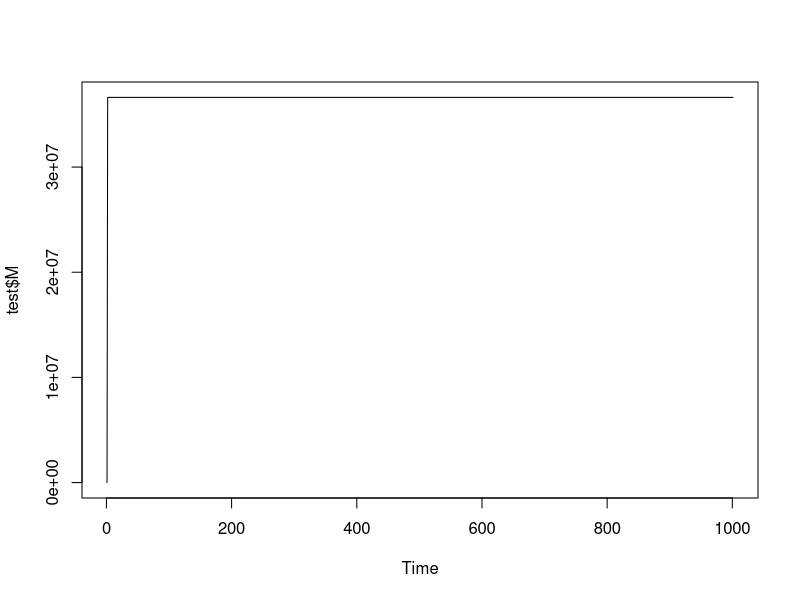
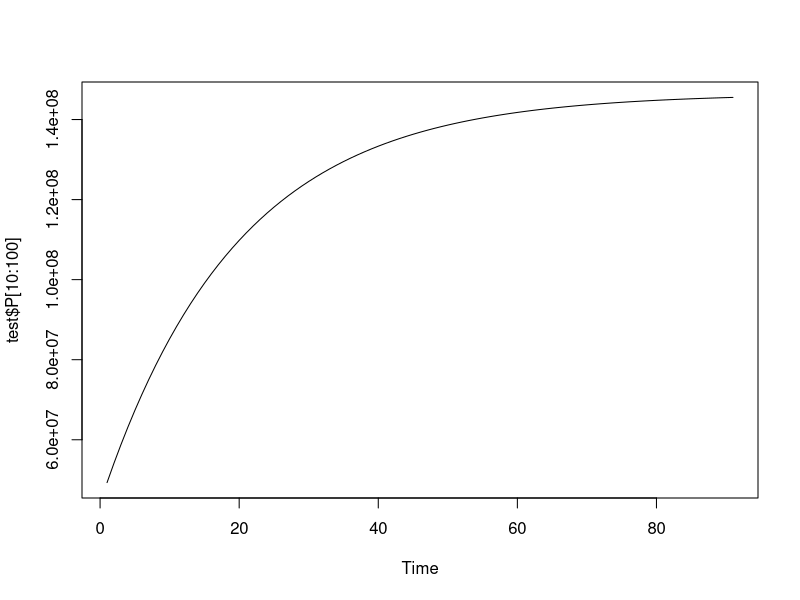
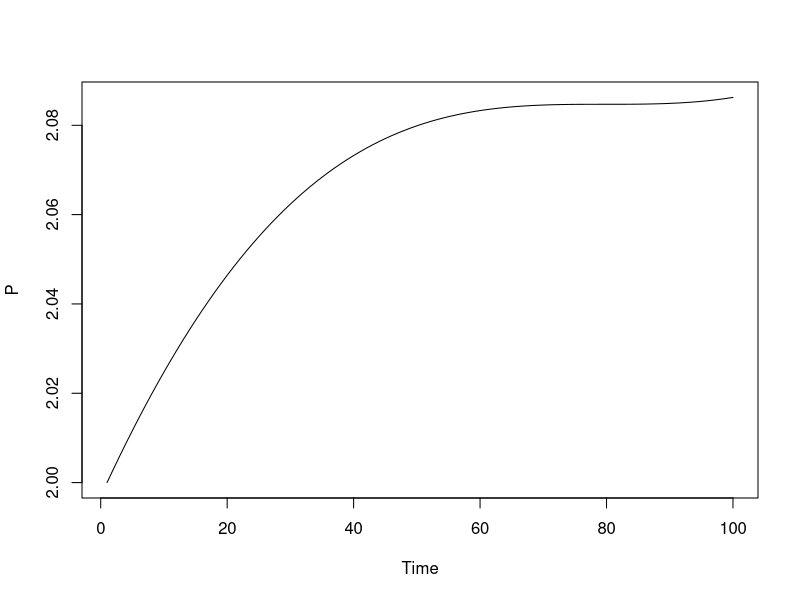
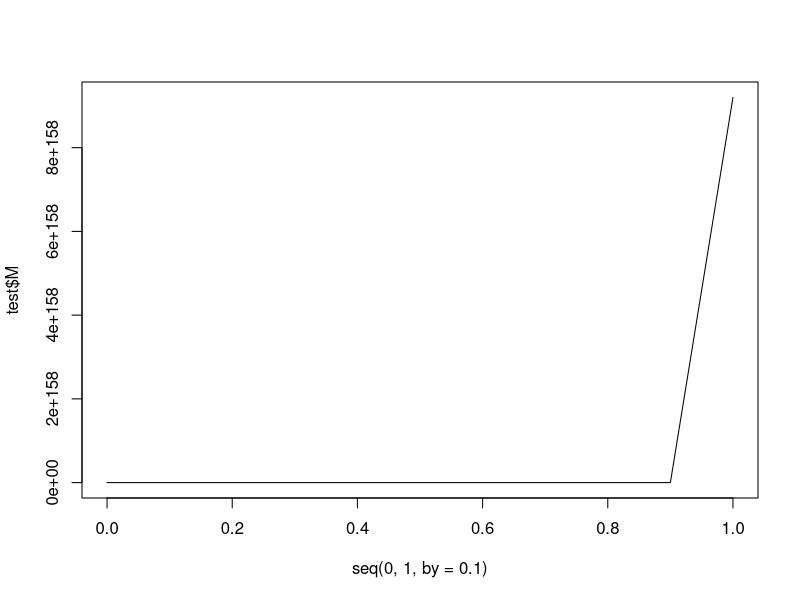
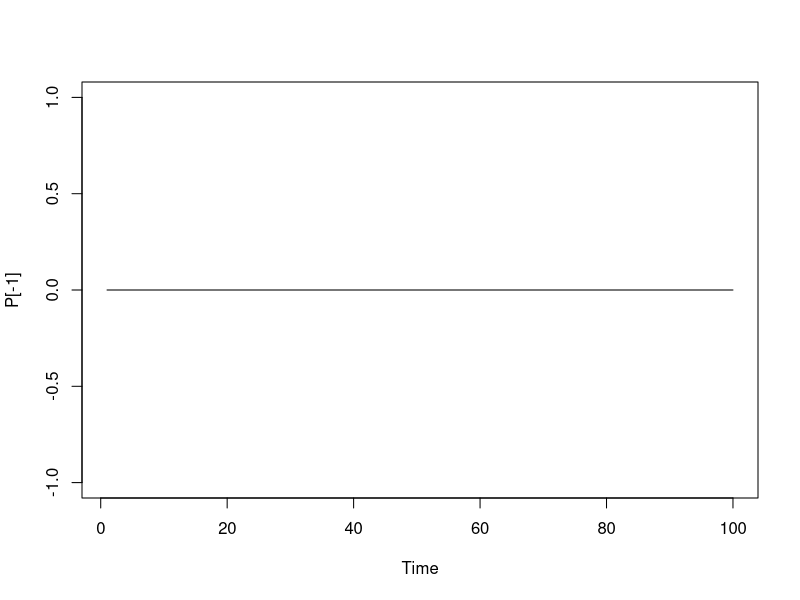

Write the R code that produced these figures, in order.
####### Function: Drift for mRNA molecules 
drift.M <- function(M, P, parameters.M) {
  
  # Getting parameters
  v1 <- parameters.M[1]
  v2 <- parameters.M[2]
  k1 <- parameters.M[3] 
  k2 <- parameters.M[4] 
  hc <- parameters.M[5]
  
  # Drift
  out <- ((v1*k1)/((k1 + P)^hc)) - ((v2*M)/(k2 + M))
  
  return(out)
}


####### Function:  Drift for protein
drift.P <- function(M, P, parameters.P) {
  
  # Getting parameters
  alpha <- parameters.P[1]
  delta.P <- parameters.P[2]
  
  # WARNING: We're using just M(t), not g(M(t))
  
  # Drift
  out <- (alpha * M) - (delta.P * P)
  
  return(out)
}


##### Function: Solving the ODE, with Euler scheme.

Euler <- function(M.start, P.start, parameters.M,
                  parameters.P, h, T, start = 0) {
  
  # NUmber of steps required
  n.steps <- (T - start) / h
  
  # Variables and initial conditions
  M <- c(); M[1] <- M.start
  P <- c(); P[1] <- P.start
  t <- start
  
  # Euler method
  for(n in 1:n.steps) {
    M[n + 1] <- M[n] + h * drift.M(M[n], P[n], parameters.M)
    P[n + 1] <- P[n] + h * drift.P(M[n], P[n], parameters.P)
  }
  
  return(list(M = M, P = P))
}


# Testing Euler Scheme.

parameters.M <- c(1.5, 1.3, (0.2)^4, 0.2, 4)
parameters.P <- c(2, 0.5)

test <- Euler(M.start = 2, P.start = 0, 
              parameters.M, parameters.P, 
              h = 1e-1, T = 100)

plot.ts(test$M) 
plot.ts(test$P[10:100])











# Trying sovling ODE with Euler, simple scenario:
# URL: http://www.sosmath.com/diffeq/system/euler/example1/answer.html


# Drift for M
drift.M <- function(t, M, P) {
  out <- -2*t*M + 3*(P^2)
  return(out)
}

# Drift fot P
drift.P <- function(t, M, P) {
  out <- -3*(M^2)*(1 - P)
}

# Initial condition:
M0 <- -1
P0 <- 2

h <- 1/1000

M <- c()
P <- c()

M[1] <- M0
P[1] <- P0

t <- 0
N <- 100



for(n in 2:N) {
  t <- t + h
  M[n] <- M[n - 1] + h * drift.M(t, M[n - 1], P[n - 1])
  P[n] <- P[n - 1] + h * drift.P(t, M[n - 1], P[n - 1])
}

plot.ts(P)


Euler <- function(M.start, P.start, T, h, start = 0) {
  
  # NUmber of steps required
  n.steps <- (T - start) / h
  
  # Variables and initial conditions
  M <- c(); M[1] <- M.start
  P <- c(); P[1] <- P.start
  t <- start
  
  # Euler method
  for(n in 1:n.steps) {
    t <- t + h
    M[n + 1] <- M[n] + h * drift.M(t, M[n], P[n])
    P[n + 1] <- P[n] + h * drift.P(t, M[n], P[n])
  }
  
  return(list(M = M, P = P))
}

test <- Euler(M.start = -1, P.start = 2, T = 1, 
              h = 1e-1)

length(seq(0, 2, by = 1e-2))
length(test$M)
plot(seq(0, 1, by = 1e-1), test$M, type = "l")
test$M



############ Retry again:

T <- 10
start <- 0
h <- 1/10
tau <- 2

n.steps <- (T - start)/h; n.steps

M.start <- 100
P.start <- 0

M <- c(); M[1] <- M.start
P <- c(); P[1] <- P.start

t <- 0

for(n in 1:n.steps) {
  
  t <- t + h
  M[n + 1] <- M[n] + h * drift.M(M[n], P[n], parameters.M)
  
  if(t < tau) {
    P[n + 1] <- P[n] + h * drift.P(M[n], P[n], parameters.P)
  }
  
  else{
    cat('t: ',t, '\n')
    cat('n: ',n, '\n')
    cat('M[', (t - tau) + 1,'] = ', M[(t - tau) + 1])
    cat('\n')
    
    g.M <- M[(t - tau) + 1]
    P[n + 1] <- P[n] + h * drift.P(g.M, P[n], parameters.P)
  }
}

M[-2]

plot.ts(P[-1])

# NUmber of steps required
n.steps <- (T - start) / h

# Variables and initial conditions
M <- c(); M[1] <- M.start
P <- c(); P[1] <- P.start
t <- start








############ Questions and Considerations:

# Initial value for ODE/SDE
# Not sure about g(M(t)).
